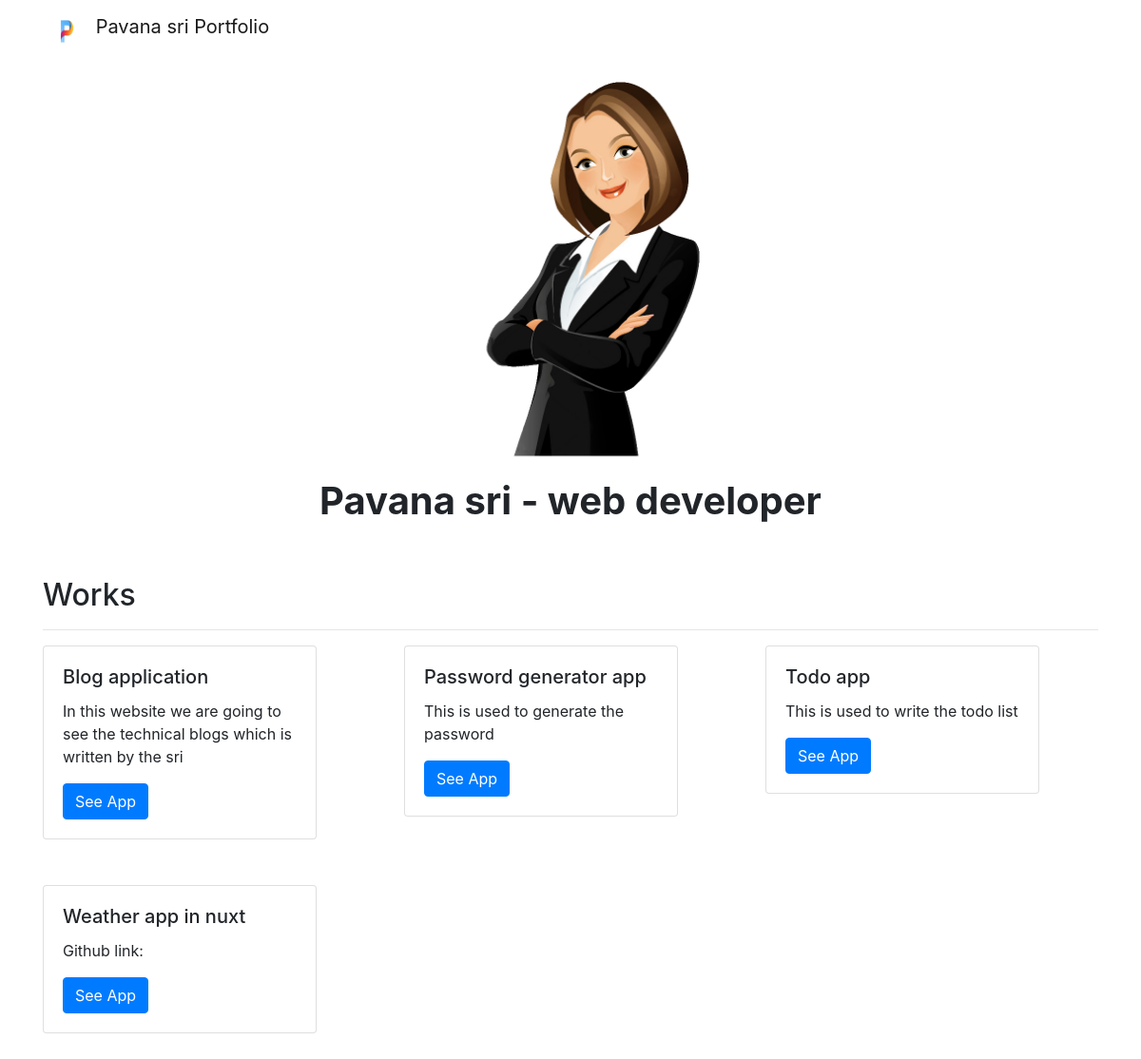
The page / on the database its author committed.
### portfolio/models.py (models this page shows, shortened)
class Project(models.Model):
    title = models.CharField(max_length = 100)
    description = models.CharField(max_length = 250)
    url = models.URLField(blank = True)

### portfolio/views.py (the view)
# urls.py: 2. Add a URL to urlpatterns:  path('', views.home, name='home')
def home(request):
    projects = Project.objects.all()
    return render(request,'portfolio/home.html',{'projects':projects})

### portfolio/templates/portfolio/home.html
 {% extends 'portfolio/base.html' %}
 {% load static %}
 {% block content %}
 <div class="row justify-content-center my-3">
    <div class="col-5">
      <img src="{% static 'portfolio/user1.jpg' %}" class="img-fluid">
    </div>
  </div>
  <div class="row justify-content-center mb-3">
  <div class="col-md-9 text-center">
    <h1 id="hometext" class="font-weight-bold">Pavana sri - web developer</h1>
  </div>
</div>
<h2 class="mt-5">Works</h2>
<hr>
<div class="row mb-5">
    {% for project in projects %}
    <div class="col-lg-4 col-md-6 mb-5" >
      <div class="card" style="width: 18rem;">
        <div class="card-body">
          <h5 class="card-title">{{ project.title }}</h5>
          <p class="card-text">{{ project.description }}</p>
          {% if project.url %}
          <a href="{{ project.url }}"class="btn btn-primary">See App
          </a>
          {% endif %}
        </div>
      </div>
    </div>
    {% endfor %}
  </div>
{% endblock %}

### portfolio/templates/portfolio/base.html (shortened to what this page needs)
<!DOCTYPE html>
{% load static %}
<html lang="en">
<head>
     <link rel="stylesheet" href="https://stackpath.bootstrapcdn.com/bootstrap/4.4.1/css/bootstrap.min.css">
</head>
<body>
    <nav id="topNav" class="navbar navbar-expand-md navbar-light">
        <div class="container">
          <a class="navbar-brand" href="{% url 'home' %}">
            <img src="{% static 'portfolio/logo.jpg' %}" width="50" height="40" class="d-inline-block align-top" alt="Nick's Logo">
            <span>Pavana sri Portfolio</span>
          </a>
        </div>
      </nav>
<div class="container">
    {% block content %}
    {% endblock %}
</div>
</body>
</html>

### rows shown on the page
Project: title "Blog application", description "In this website we are going to see the technical blogs which is written by the sri"
Project: title "Password generator app", description "This is used to generate the password"
Project: title "Todo app", description "This is used to write the todo list"
Project: title "Weather app in nuxt", description "Github link:"
